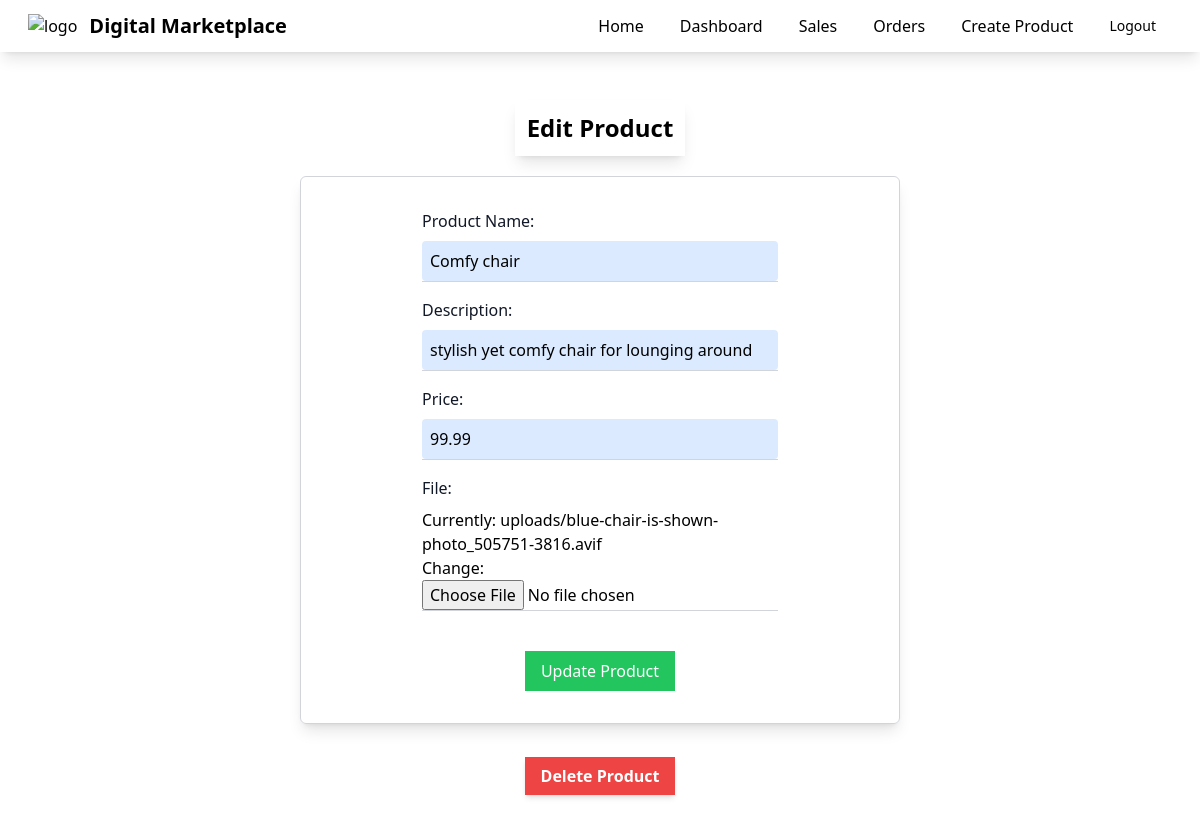
Screenshot of /editproduct/2 (signed in) with the database file from the repository.
### myapp/models.py (models this page shows, shortened)
class Product(models.Model):
    seller= models.ForeignKey(User, on_delete=models.CASCADE)
    name = models.CharField(max_length=100)
    description = models.CharField(max_length=100)
    price = models.FloatField()
    file = models.FileField(upload_to="uploads")
    total_sales_amount = models.FloatField(default=0)
    total_sales = models.IntegerField(default = 0)
    total_ratings = models.IntegerField(default=0)
    total_rating_value = models.FloatField(default=0.0)
    reviewed_by = models.ManyToManyField(User, related_name='reviewed_products', blank=True)
    @property
    def average_rating(self):
        return self.calculate_average_rating()

### myapp/views.py (the view)
# urls.py: path('editproduct/<int:id>', views.product_edit, name="editproduct"),
@login_required
def product_edit(request,id):
    product = Product.objects.get(id=id)
    if not (request.user.is_superuser or product.seller == request.user):
        return redirect('invalid')
    product_form = ProductForm(request.POST or None, request.FILES or None, instance=product)
    if request.method == "POST":
        if product_form.is_valid():
            product_form.save()
            return redirect('index')
    return render(request, 'myapp/product_edit.html', {'product_form': product_form, 'product': product})

### myapp/forms.py
class ProductForm(forms.ModelForm):
    class Meta:
        model = Product
        fields = ['name', 'description', 'price', 'file']

### myapp/context_processors.py (called while the page is built)
def user_context(request):
    return {'user': request.user}

### myapp/templates/myapp/product_edit.html (shortened to what this page needs)
{% extends 'myapp/base.html' %}
{% block body %}
<div class="flex flex-col justify-center items-center mt-20">
    <h1 class="text-2xl width-100 text-center font-bold m-5 p-3 shadow-lg">Edit Product</h1>
    <form class="shadow-lg p-8 w-1/2 flex flex-col items-center border border-gray-300 rounded-md" action=""
        method="POST" enctype="multipart/form-data">
        <div class="mb-4 border-b border-gray-300 w-2/3">
            <label for="{{ product_form.name.id_for_label }}"
                class="mb-2 block text-md font-medium text-gray-900">Product Name:</label>
            <input type="text" name="{{ product_form.name.name }}"
                class="w-full p-2 bg-blue-100 rounded hover:bg-blue-400" value="{{ product_form.name.value }}">
        </div>
        <div class="mb-4 border-b border-gray-300 w-2/3">
            <label for="{{ product_form.description.id_for_label }}"
                class="block font-medium text-gray-900 text-md mb-2">Description:</label>
            <input type="text" name="{{ product_form.description.name }}"
                class="w-full p-2 bg-blue-100 rounded hover:bg-blue-400" value="{{ product_form.description.value }}">
        </div>
        <div class="mb-4 border-b border-gray-300 w-2/3">
            <label for="{{ product_form.price.id_for_label }}"
                class="block font-medium text-gray-900 text-md mb-2">Price:</label>
            <input type="text" name="{{ product_form.price.name }}"
                class="w-full p-2 bg-blue-100 rounded hover:bg-blue-400" value="{{ product_form.price.value }}">
        </div>
        <div class="mb-4 border-b border-gray-300 w-2/3">
            <label for="{{ product_form.file.id_for_label }}"
                class="block font-medium text-gray-900 text-md mb-2">File:</label>
            {{ product_form.file }}
        </div>
        <div class="mt-6">
            <button class="bg-green-500 text-white px-4 py-2" type="submit">Update Product</button>
        </div>
    </form>
    <div class="m-10">
        <a href="{% url 'delete' product.id %}"
            class="bg-red-500 hover:bg-red-700 text-white font-bold px-4 py-2 shadow-md">Delete Product</a>
    </div>
</div>
{% endblock %}

### myapp/templates/myapp/base.html (style rules this page uses)
body { margin: 0; padding: 0; }

### rows the page displays
Product: name "Comfy chair", description "stylish yet comfy chair for lounging around", price "99.99"
